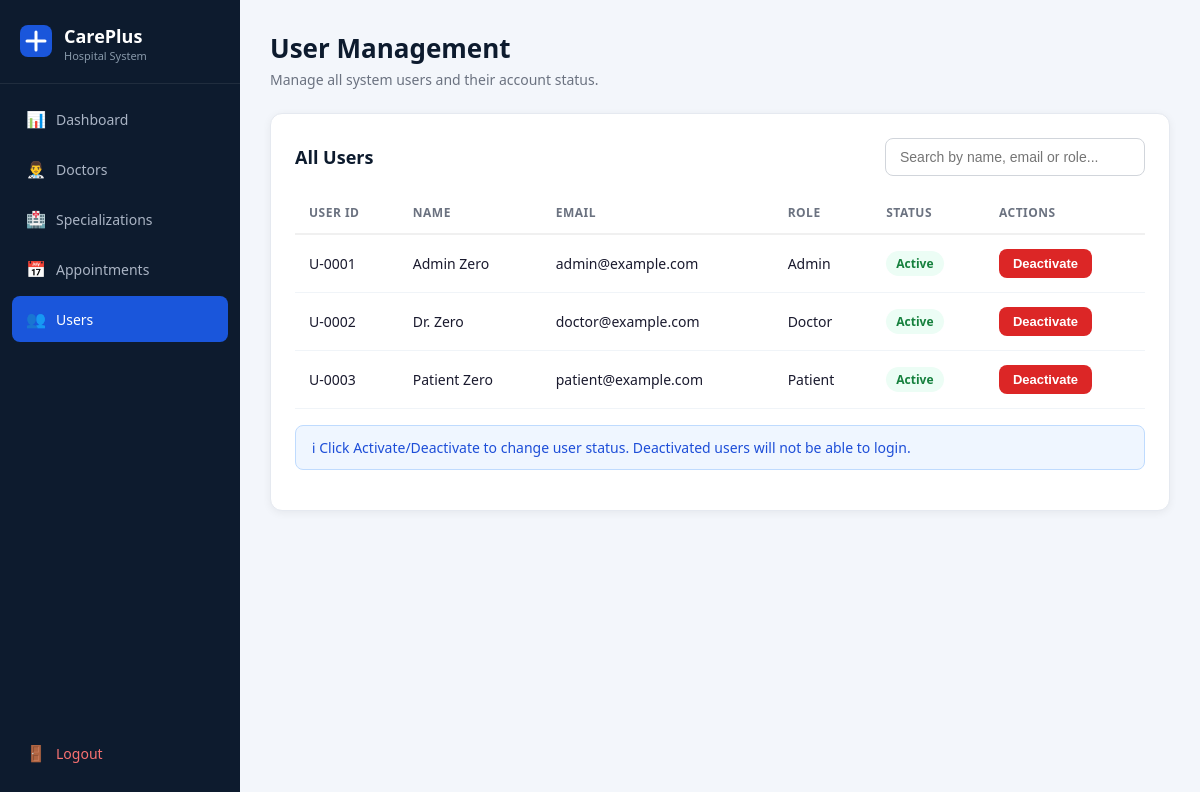
The app's page /View/AdminUsers.php (signed in) with its own data.
### tables this page shows
CREATE TABLE `users` (
  `user_id` int(11) NOT NULL,
  `user_name` varchar(60) NOT NULL,
  `user_email` varchar(60) NOT NULL,
  `user_password` varchar(255) NOT NULL,
  `user_role` enum('Patient','Doctor','Admin') NOT NULL,
  `user_dob` date DEFAULT NULL,
  `user_bg` varchar(10) DEFAULT NULL,
  `user_phone` varchar(20) DEFAULT NULL,
  `user_is_active` tinyint(1) NOT NULL DEFAULT 1,
  `user_created_at` timestamp(1) NOT NULL DEFAULT current_timestamp(1)
);

### Model/UserModel.php (called while the page is built, shortened)
<?php
class UserModel {
    function getAllUsers($conn) {
        $sql = "SELECT user_id, user_name, user_email, user_role, user_is_active
                FROM users
                ORDER BY user_id ASC";
        $result = $conn->query($sql);
        return $result;
    }
}
?>

### View/AdminUsers.php (the view, shortened to what this page needs)
<?php
include_once "../Config/Db.php";
include_once "../Model/UserModel.php";
$db = new Db();
$conn = $db->connection();
$userModel = new UserModel();
$users = $userModel->getAllUsers($conn);
?>
<!DOCTYPE html>
<html lang="en">
<head>
    <link rel="stylesheet" href="Style.css">
</head>
<body>
<div class="layout">
    <?php include "AdminSidebar.php"; ?>
    <div class="main-content">
        <div class="page-header">
            <h1>User Management</h1>
            <p>Manage all system users and their account status.</p>
        </div>
        <div class="card">
            <div style="display:flex; justify-content:space-between; align-items:center; margin-bottom:16px;">
                <div class="card-title" style="margin-bottom:0; border:none; padding:0;">All Users</div>
                <input type="text" id="userSearch" class="form-control"
                       placeholder="Search by name, email or role..."
                       style="max-width:260px;"
                       onkeyup="searchTable('userSearch', 'userTable')">
            </div>
            <div class="table-wrap">
                <table id="userTable">
                    <thead>
                        <tr>
                            <th>USER ID</th>
                            <th>Name</th>
                            <th>Email</th>
                            <th>Role</th>
                            <th>Status</th>
                            <th>Actions</th>
                        </tr>
                    </thead>
                    <tbody>
                        <?php if ($users && $users->num_rows > 0): ?>
                            <?php while ($row = $users->fetch_assoc()): ?>
                            <tr id="user-row-<?= $row['user_id'] ?>">
                                <td><?= 'U-' . str_pad($row['user_id'], 4, '0', STR_PAD_LEFT) ?></td>
                                <td><?= htmlspecialchars($row['user_name']) ?></td>
                                <td><?= htmlspecialchars($row['user_email']) ?></td>
                                <td><?= htmlspecialchars($row['user_role']) ?></td>
                                <td>
                                    <span class="badge <?= $row['user_is_active'] ? 'badge-active' : 'badge-inactive' ?>"
                                          id="status-badge-<?= $row['user_id'] ?>">
                                        <?= $row['user_is_active'] ? 'Active' : 'Inactive' ?>
                                    </span>
                                </td>
                                <td>
                                    <button class="btn btn-sm <?= $row['user_is_active'] ? 'btn-danger' : 'btn-success' ?>"
                                            id="toggle-btn-<?= $row['user_id'] ?>"
                                            onclick="toggleUserStatus(<?= $row['user_id'] ?>)">
                                        <?= $row['user_is_active'] ? 'Deactivate' : 'Activate' ?>
                                    </button>
                                </td>
                            </tr>
                            <?php endwhile; ?>
                        <?php endif; ?>
                    </tbody>
                </table>
            </div>
            <div class="alert alert-info" style="margin-top:16px;">
                ℹ Click Activate/Deactivate to change user status. Deactivated users will not be able to login.
            </div>
        </div>
    </div>
</div>
</body>
</html>

### View/Style.css (style rules this page uses)
* { box-sizing: border-box; margin: 0; padding: 0; }
body { font-family: 'Segoe UI', Tahoma, Geneva, Verdana, sans-serif; background: #f3f6fb; color: #1a1a2e; min-height: 100vh; }
.layout { display: flex; min-height: 100vh; }
.main-content { margin-left: 240px; flex: 1; padding: 30px; min-height: 100vh; }
.page-header { margin-bottom: 24px; }
.page-header h1 { font-size: 26px; font-weight: 700; color: #0d1b2e; }
.page-header p { color: #6b7280; font-size: 14px; margin-top: 4px; }
.card { background: #fff; border-radius: 12px; padding: 24px; box-shadow: 0 2px 8px rgba(0,0,0,0.06); border: 1px solid #e5e9f0; margin-bottom: 24px; }
.card-title { font-size: 18px; font-weight: 600; color: #0d1b2e; margin-bottom: 16px; padding-bottom: 12px; border-bottom: 1px solid #f0f0f0; }
.form-control { padding: 10px 14px; border: 1px solid #d1d5db; border-radius: 8px; font-size: 14px; color: #1a1a2e; background: #fff; width: 100%; transition: border-color 0.2s; }
.btn { display: inline-flex; align-items: center; justify-content: center; gap: 6px; padding: 10px 20px; border-radius: 8px; font-size: 14px; font-weight: 600; cursor: pointer; border: none; transition: opacity 0.2s, transform 0.1s; }
.btn-danger { background: #dc2626; color: #fff; }
.btn-sm { padding: 7px 14px; font-size: 13px; }
.table-wrap { overflow-x: auto; }
table { width: 100%; border-collapse: collapse; font-size: 14px; }
thead th { padding: 12px 14px; text-align: left; font-size: 12px; font-weight: 700; color: #6b7280; text-transform: uppercase; letter-spacing: 0.5px; border-bottom: 2px solid #f0f0f0; }
tbody td { padding: 14px; border-bottom: 1px solid #f0f4f8; color: #1a1a2e; vertical-align: middle; }
.badge { display: inline-flex; align-items: center; padding: 4px 10px; border-radius: 999px; font-size: 12px; font-weight: 600; }
.badge-active { background: #ecfdf5; color: #15803d; }
.alert { padding: 12px 16px; border-radius: 8px; font-size: 14px; margin-bottom: 16px; display: flex; align-items: flex-start; gap: 10px; }
.alert-info { background: #eff6ff; color: #1d4ed8; border: 1px solid #bfdbfe; }

### records on screen
users: user_id "0001", user_name "Admin Zero", user_email "admin@example.com", user_role "Admin", user_is_active "Active"
users: user_id "0002", user_name "Dr. Zero", user_email "doctor@example.com", user_role "Doctor", user_is_active "Active"
users: user_id "0003", user_name "Patient Zero", user_email "patient@example.com", user_role "Patient", user_is_active "Active"
